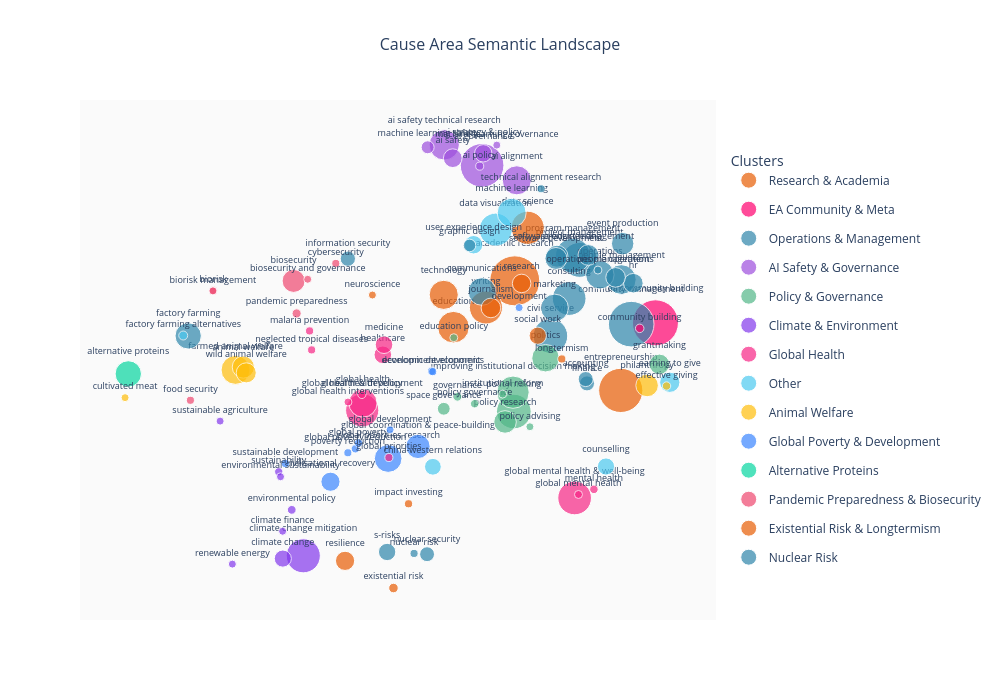

Notebook code cell kept with this figure:
### Code cell
# Create semantic network visualization
if pipe.results.semantic_result:
    fig = pipe.create_semantic_network(min_mentions=3)
    fig.show()
    fig.write_html("docs/semantic_network.html", include_plotlyjs="cdn")
